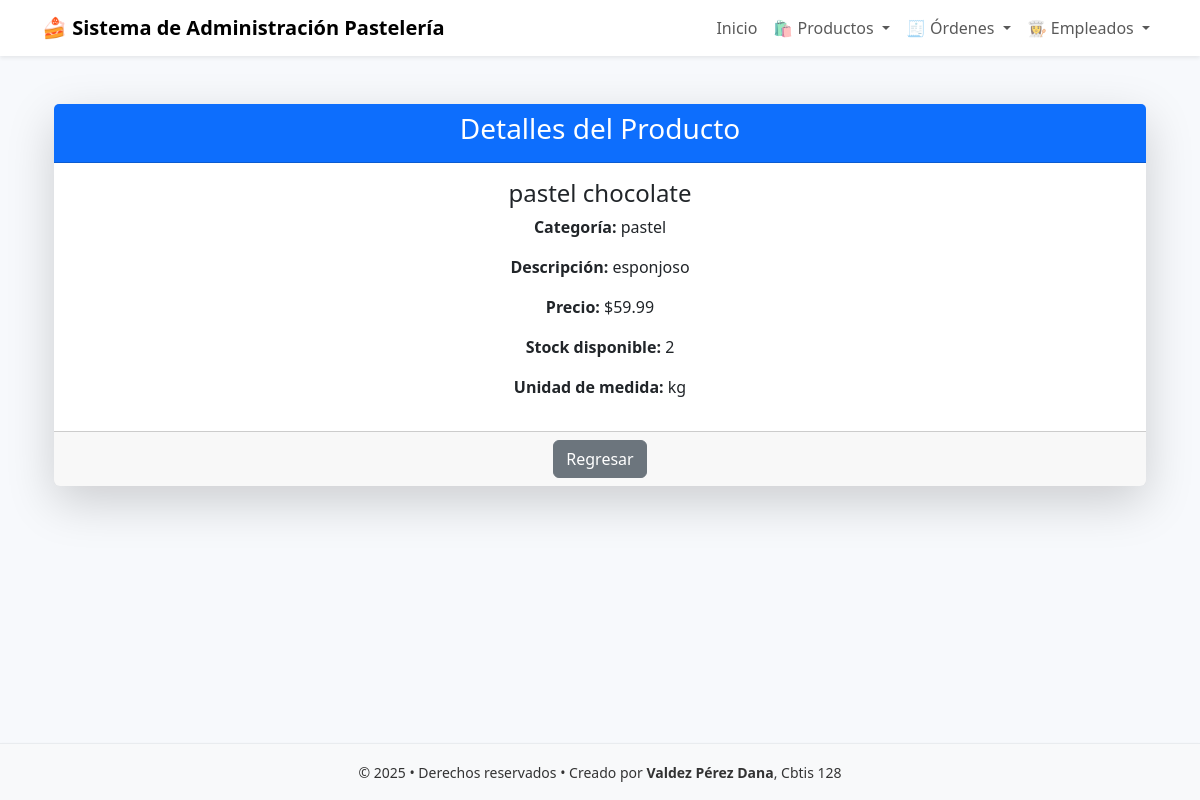
/ver_producto/5/, run on the app's committed database.
### app_pasteleria/models.py (models this page shows, shortened)
class Producto(models.Model):
    ID_producto = models.AutoField(primary_key=True)
    nombre = models.CharField(max_length=100)
    categoria = models.CharField(max_length=50)
    descripcion = models.TextField(blank=True, null=True)
    precio = models.DecimalField(max_digits=10, decimal_places=2)
    stock = models.PositiveIntegerField()
    UNIDADES = [
        ('kg', 'Kilogramo'),
        ('gr', 'Gramo'),
        ('L', 'Litro'),
        ('unidad', 'Unidad'),
    ]
    unidad_medida = models.CharField(max_length=10, choices=UNIDADES, default='unidad')

### app_pasteleria/views.py (the view)
# urls.py: path('ver_producto/<int:id_producto>/', views.ver_producto, name='ver_producto'),
def ver_producto(request, id_producto):
    producto = get_object_or_404(Producto, ID_producto=id_producto)
    return render(request, 'categoria/ver_producto.html', {'producto': producto})

### app_pasteleria/templates/categoria/ver_producto.html
{% extends 'base.html' %}
{% load static %}
{% block content %}
<div class="container mt-5 mb-5">
  <div class="card shadow-lg border-0">
    <div class="card-header bg-primary text-white text-center">
      <h3>Detalles del Producto</h3>
    </div>
    <div class="card-body">
      <h4 class="card-title">{{ producto.nombre }}</h4>
      <p><strong>Categoría:</strong> {{ producto.categoria }}</p>
      <p><strong>Descripción:</strong> {{ producto.descripcion }}</p>
      <p><strong>Precio:</strong> ${{ producto.precio }}</p>
      <p><strong>Stock disponible:</strong> {{ producto.stock }}</p>
      <p><strong>Unidad de medida:</strong> {{ producto.unidad_medida }}</p>
    </div>
    <div class="card-footer text-center">
      <a href="/" class="btn btn-secondary">Regresar</a>
    </div>
  </div>
</div>
{% endblock %}

### app_pasteleria/templates/base.html (style rules this page uses)
:root { --bg-soft:#f7f9fc; --card:#ffffff; --accent:#f6d6e0; --muted:#6c757d; }
body { background: var(--bg-soft); color:#333; }

### data on the page
Producto: nombre "pastel chocolate", categoria "pastel", descripcion "esponjoso", precio "59.99", stock "2", unidad_medida "kg"
